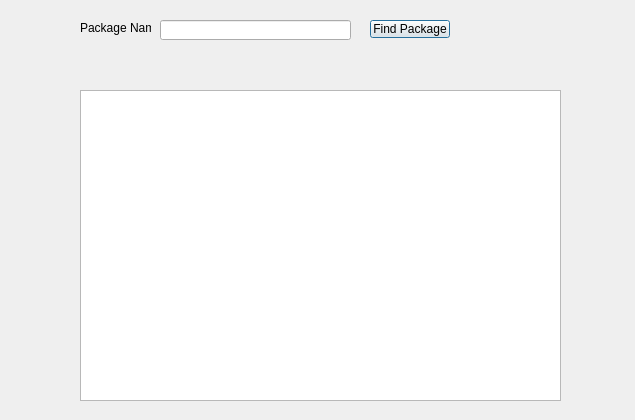
<?xml version="1.0" encoding="UTF-8"?>
<ui version="4.0">
 <class>FindPackageDialog</class>
 <widget class="QDialog" name="FindPackageDialog">
  <property name="geometry">
   <rect>
    <x>0</x>
    <y>0</y>
    <width>635</width>
    <height>420</height>
   </rect>
  </property>
  <property name="windowTitle">
   <string>Dialog</string>
  </property>
  <widget class="QPushButton" name="btnFindPackage">
   <property name="geometry">
    <rect>
     <x>370</x>
     <y>20</y>
     <width>80</width>
     <height>18</height>
    </rect>
   </property>
   <property name="text">
    <string>Find Package</string>
   </property>
  </widget>
  <widget class="QLineEdit" name="txtPackageName">
   <property name="geometry">
    <rect>
     <x>160</x>
     <y>20</y>
     <width>191</width>
     <height>20</height>
    </rect>
   </property>
  </widget>
  <widget class="QTableView" name="tableView">
   <property name="geometry">
    <rect>
     <x>80</x>
     <y>90</y>
     <width>481</width>
     <height>311</height>
    </rect>
   </property>
  </widget>
  <widget class="QLabel" name="label">
   <property name="geometry">
    <rect>
     <x>80</x>
     <y>20</y>
     <width>71</width>
     <height>16</height>
    </rect>
   </property>
   <property name="text">
    <string>Package Name</string>
   </property>
  </widget>
 </widget>
 <resources/>
 <connections/>
</ui>
